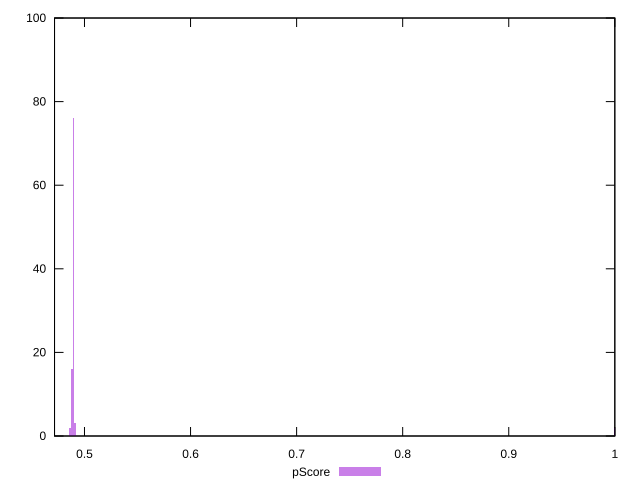

The gnuplot source for this figure:
reset

$pScore <<EOF
1.0003884319807645 2
0.48958650831032524 76
0.4912184633380263 3
0.48795455328262416 16
0.4716350030056133 1
0.4863225982549231 2
EOF

set key outside below
set boxwidth 0.001631955027701084
set xrange [0.4717647058823529:1]
set yrange [0:100]
set trange [0:100]
set style fill transparent solid 0.5 noborder
set terminal svg size 640, 490 enhanced background rgb 'white'
set output "report_00017_2021-02-10T15-08-03.406Z/uses-rel-preload/samples/pages/pScore/histogram.svg"

plot $pScore title "pScore" with boxes

reset
